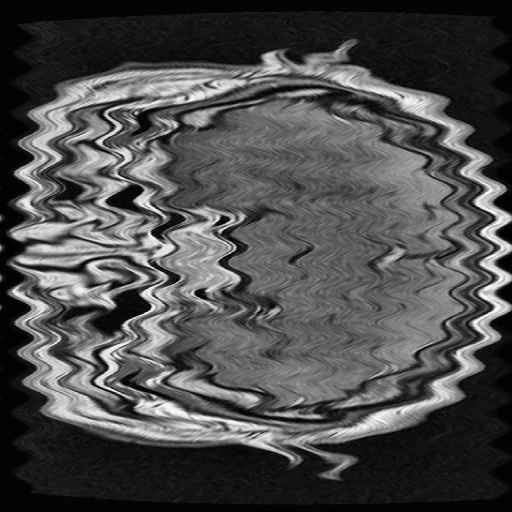
#> input picture attacked_images/bending_attack.jpg, 512 x 512 px, given in place of 1.jpg, which was not available
$ python Attacks_02.py
#> lines starting #> are read from the running program, lines starting #| are printed output that depends on the picture; pictures that were not available may be replaced by others from this repository, and a replacement may not be noted
import cv2
import numpy as np
from scipy.ndimage import rotate, gaussian_filter
from scipy.ndimage.interpolation import affine_transform
from skimage.util import random_noise
from PIL import Image, ImageFilter
import os

# Load the watermarked image
image_path = 'Dataset/1.jpg'
image = cv2.imread(image_path, cv2.IMREAD_GRAYSCALE)
#> image is the input picture: shape (512, 512); min 0, max 255, mean 76.7

# Create a directory to save the attacked images
output_dir = 'attacked_images'
if not os.path.exists(output_dir):
    os.makedirs(output_dir)

# 1. JPEG Compression
def apply_jpeg_compression(image, quality=30):
    output_path = os.path.join(output_dir, 'jpeg_compressed.jpg')
    cv2.imwrite(output_path, image, [cv2.IMWRITE_JPEG_QUALITY, quality])

# 2. Cropping
def apply_cropping(image, crop_percent=0.2):
#> called with crop_percent = 0.2
    h, w = image.shape
#> h = 512; w = 512
    crop_h, crop_w = int(h * crop_percent), int(w * crop_percent)
#> crop_h = 102; crop_w = 102
    cropped_image = image[crop_h:h-crop_h, crop_w:w-crop_w]
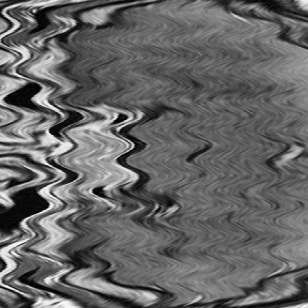
#> cropped_image: shape (308, 308); min 0, max 253, mean 101.7
    output_path = os.path.join(output_dir, 'cropped.jpg')
    cv2.imwrite(output_path, cropped_image)

# 3. Rescaling
def apply_rescaling(image, scale=0.5):
#> called with scale = 0.5
    rescaled_image = cv2.resize(image, None, fx=scale, fy=scale)
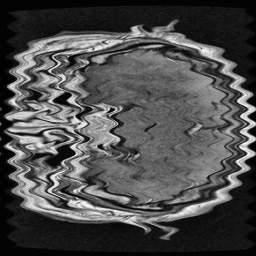
#> rescaled_image: shape (256, 256); min 0, max 249, mean 76.8
    output_path = os.path.join(output_dir, 'rescaled.jpg')
    cv2.imwrite(output_path, rescaled_image)

# 4. Rotation
def apply_rotation(image, angle=30):
#> called with angle = 30
    rotated_image = rotate(image, angle, reshape=False)
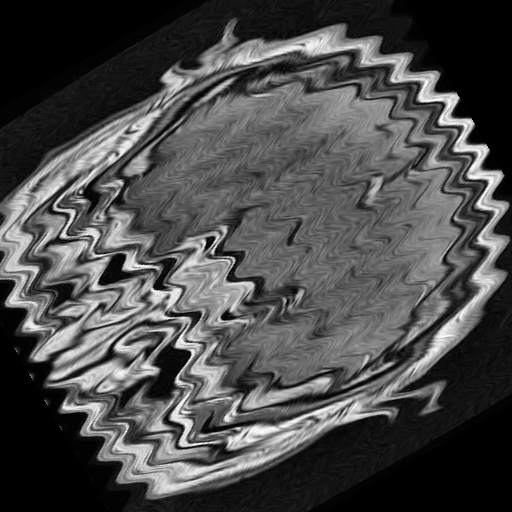
#> rotated_image: shape (512, 512); min 0, max 255, mean 74.4
    output_path = os.path.join(output_dir, 'rotated.jpg')
    cv2.imwrite(output_path, rotated_image)

# 5. Additive Noise
def apply_additive_noise(image, mode='gaussian'):
#> called with mode = 'gaussian'
    noisy_image = random_noise(image, mode=mode)
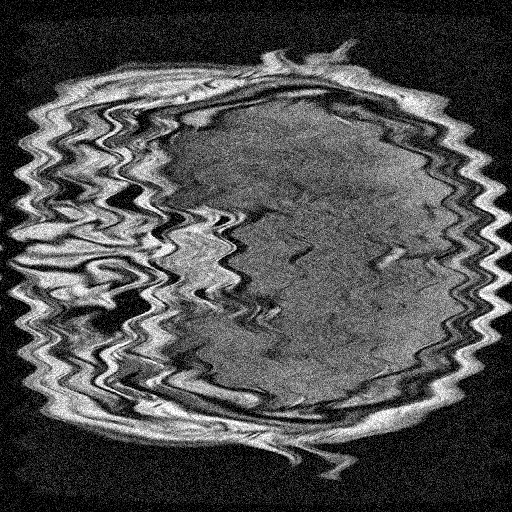
#> noisy_image: shape (512, 512) float64; min 0, max 1, mean 0.308
    noisy_image = np.array(255 * noisy_image, dtype=np.uint8)
    output_path = os.path.join(output_dir, 'noisy.jpg')
    cv2.imwrite(output_path, noisy_image)

# 6. Affine Transformation
def apply_affine_transformation(image):
    h, w = image.shape
#> h = 512; w = 512
    matrix = np.array([[1, 0.2, -30], [0.2, 1, -30], [0, 0, 1]])
    affine_image = affine_transform(image, matrix)
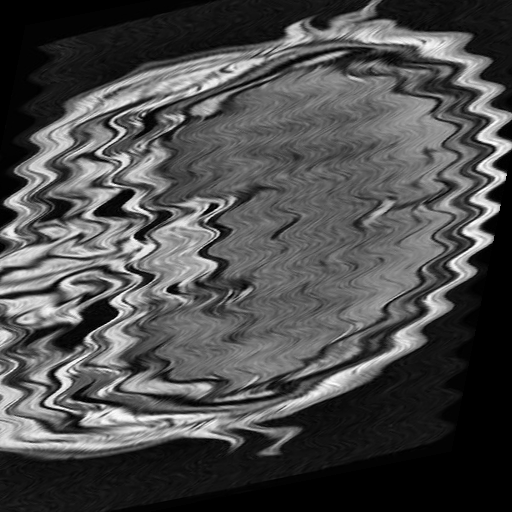
#> affine_image: shape (512, 512); min 0, max 255, mean 76.6
    output_path = os.path.join(output_dir, 'affine_transformed.jpg')
    cv2.imwrite(output_path, affine_image)

# 7. Random Bending Attack
def apply_bending_attack(image):
    bending_image = np.copy(image)
    bending_image = np.float32(bending_image)
    for i in range(image.shape[0]):
        bending_image[i] = np.roll(bending_image[i], int(np.sin(np.pi * i / 15) * 10))
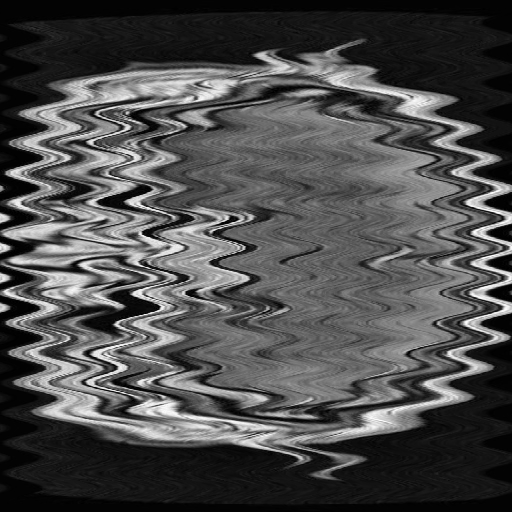
#> bending_image: shape (512, 512) float32; min 0, max 255, mean 76.7
    output_path = os.path.join(output_dir, 'bending_attack.jpg')
    cv2.imwrite(output_path, bending_image)

# 8. Blurring
def apply_blurring(image, radius=5):
#> called with radius = 5
    pil_image = Image.fromarray(image)
    blurred_image = pil_image.filter(ImageFilter.GaussianBlur(radius))
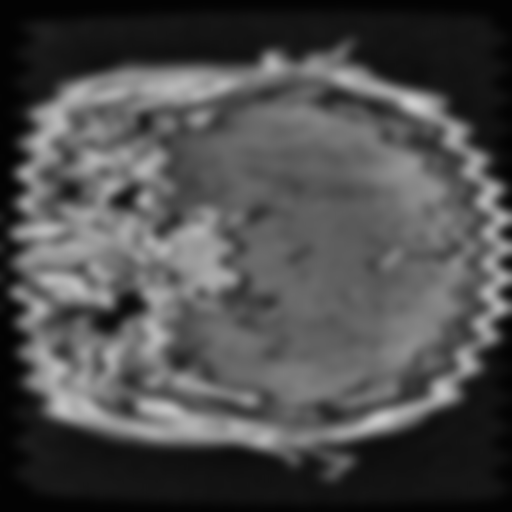
#> blurred_image: PIL image 512x512 L; min 2, max 206, mean 76.7
    blurred_image = np.array(blurred_image)
    output_path = os.path.join(output_dir, 'blurred.jpg')
    cv2.imwrite(output_path, blurred_image)

# 9. JPEG2000 Compression
def apply_jpeg2000_compression(image):
    output_path = os.path.join(output_dir, 'jpeg2000_compressed.jp2')
    cv2.imwrite(output_path, image, [cv2.IMWRITE_JPEG2000_COMPRESSION_X1000, 500])

# Apply all attacks and save the results
apply_jpeg_compression(image)
apply_cropping(image)
apply_rescaling(image)
apply_rotation(image)
apply_additive_noise(image)
apply_affine_transformation(image)
apply_bending_attack(image)
apply_blurring(image)
apply_jpeg2000_compression(image)

print("All attacks applied and images saved in the 'attacked_images' directory.")
